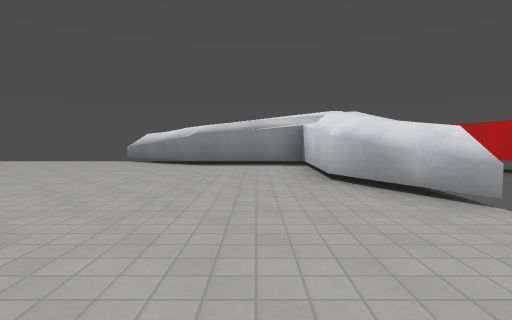
[1] (above)

20 first-person views from a walk through a 3-D level made in the Godot game engine. The camera is 1.2 m above the floor, tilts 4° down and sees 80° across. The floor is counted in squares, 2 m on a side. Each view is taken from the middle of a square. On the plan, view 1 faces up. The plan holds only what a view shows up to about 9 squares ahead; the rest is blank. The place goes on beyond the plan. Surface patterns are stand-ins for the level's own textures.

[2]
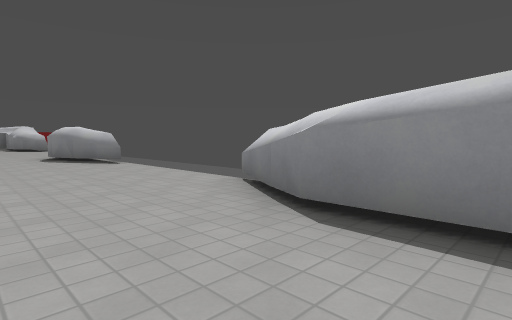

[3]
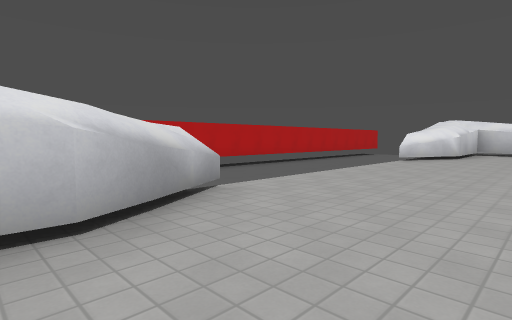

[4]
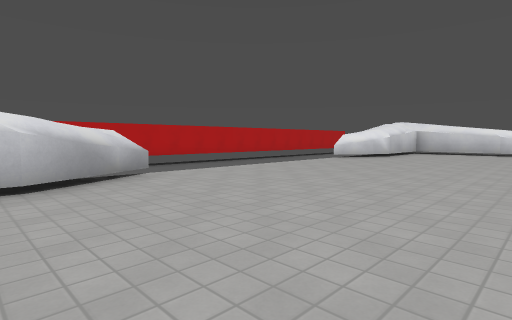

[5]
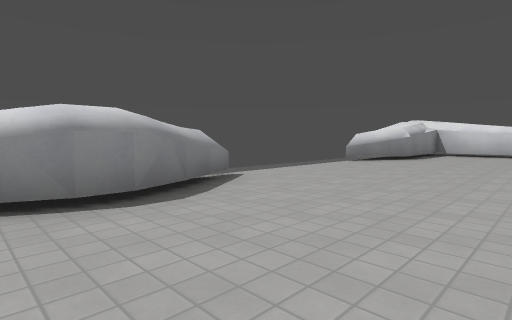

[6]
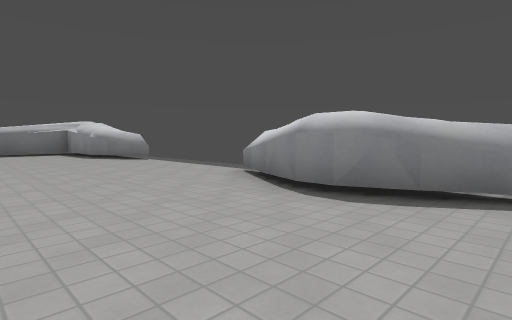

[7]
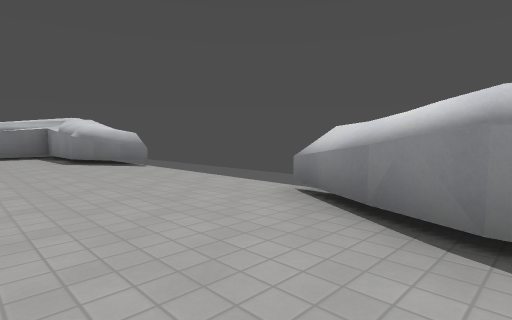

[8]
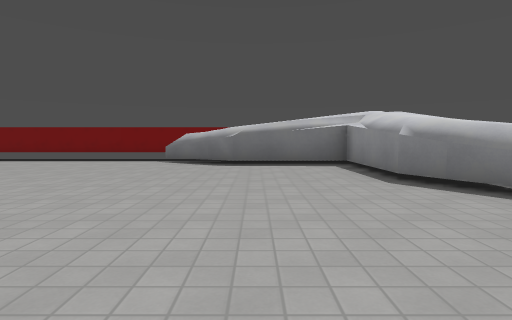

[9]
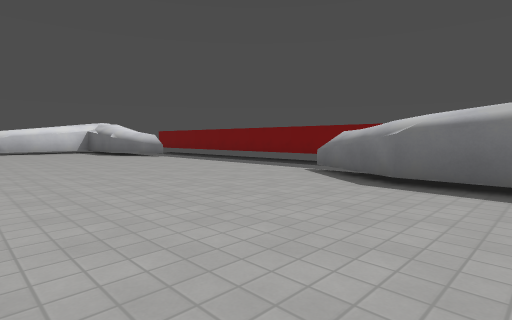

[10]
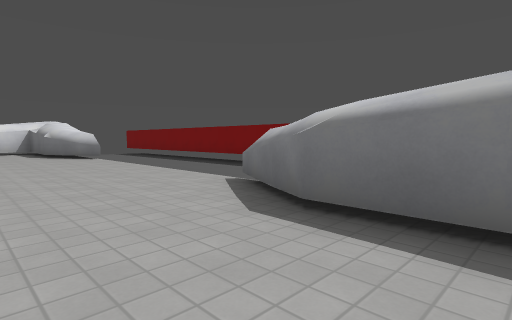

[11]
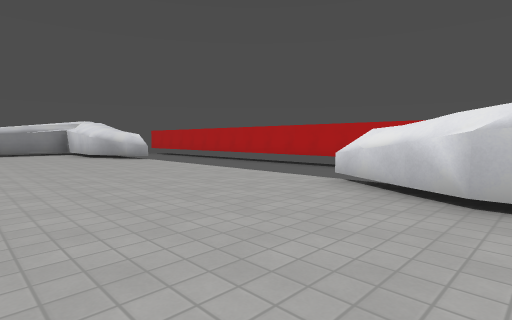

[12]
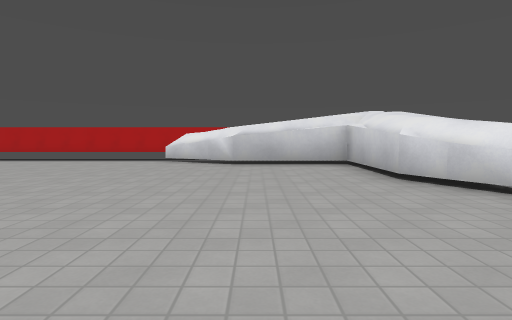

[13]
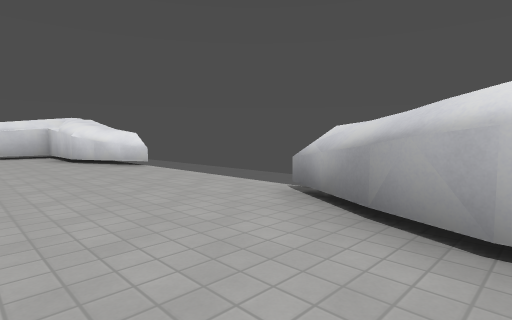

[14]
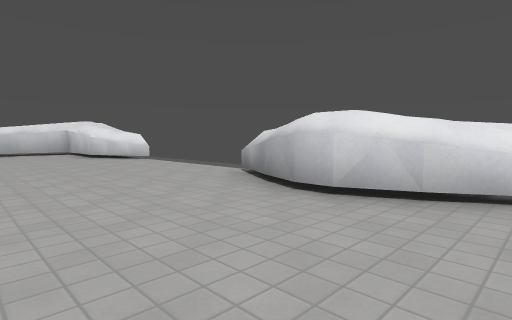

[15]
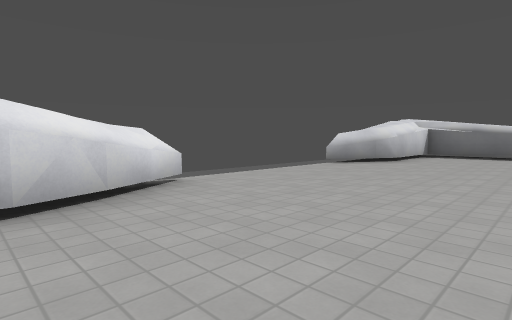

[16]
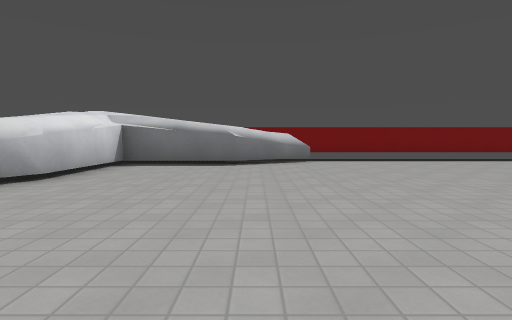

[17]
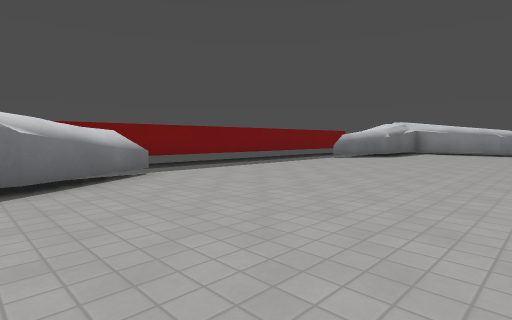

[18]
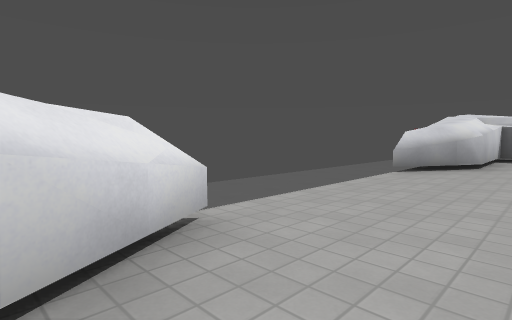

[19]
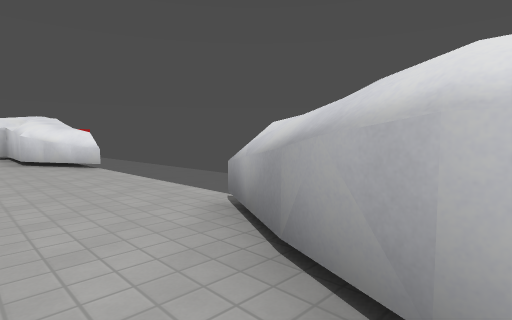

[20]
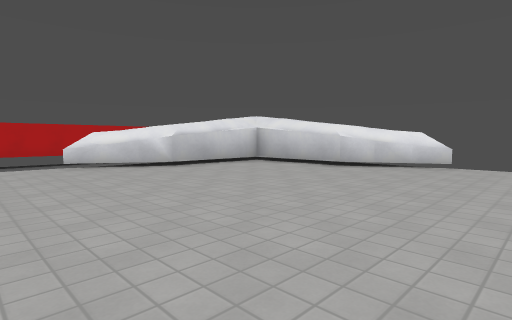

### Floor plan
Key: @ floor where view 1 was taken; # wall or solid block; . floor; ^ raised ledge; v drop or lower ground.
Columns run from 22 left of view 1 to 3 right of it. Each row starts with its distance up from view 1.
  8    ###....#####....###
  7  ###........#........###
  6  #.....................#
  5 ##.....................##v
  4 #....... ........ ......#v
  3 v......            .....#
  2 ......             ......
  1 ......             ......
  0 .....              ...@..
 -1 ......              .....
 -2 ......           ........
 -3 .......          ........
 -4 #.......         .......#
 -5 #............... .......#
 -6 ##.....................##
 -7  #.....................#
 -8  ###.......^#........###
 -9    ###....#####....###
-10   vvvvvvvv      vvvvvv

Where each view was taken, in squares from view 1:
view 1: 0 up, 0 right, facing up
view 2: 5 up, 0 right, facing up-left
view 3: 5 up, 1 left, facing down-right
view 4: 5 up, 3 left, facing down-right
view 5: 4 up, 11 left, facing up-right
view 6: 4 up, 8 left, facing up-left
view 7: 5 up, 10 left, facing up-left
view 8: 5 up, 14 left, facing left
view 9: 6 up, 17 left, facing down-left
view 10: 6 up, 19 left, facing down-left
view 11: 6 down, 2 left, facing up-right
view 12: 6 down, 6 left, facing right
view 13: 6 down, 10 left, facing down-right
view 14: 5 down, 12 left, facing down-right
view 15: 5 down, 10 left, facing down-left
view 16: 5 down, 14 left, facing left
view 17: 6 down, 17 left, facing up-left
view 18: 7 down, 11 left, facing down-left
view 19: 7 down, 10 left, facing down-right
view 20: 2 down, 5 left, facing down-right
